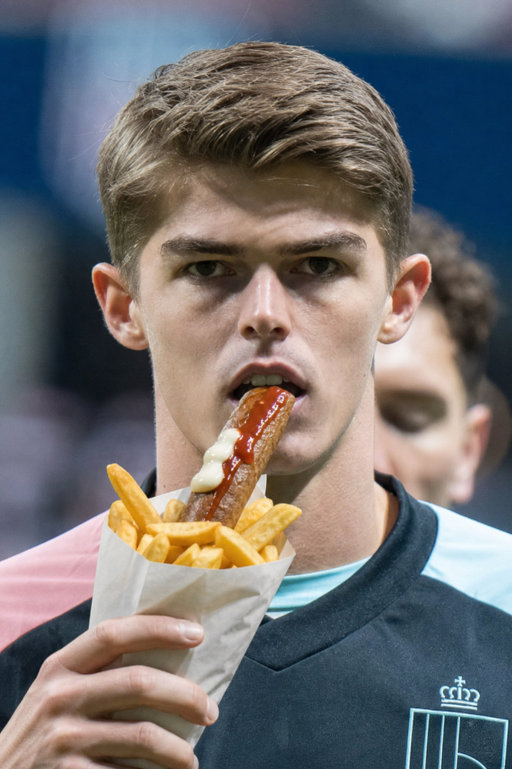
#> input picture assets/sources/018-de-ketelaere-friet-frikandel.png, 1023 x 1538 px (shown at 1/2 size)
$ python render_post_018.py
#> lines starting #> are read from the running program, lines starting #| are printed output that depends on the picture
from pathlib import Path
from PIL import Image, ImageDraw, ImageEnhance, ImageFilter, ImageFont


ROOT = Path(__file__).resolve().parents[1]
SRC = ROOT / "assets" / "sources" / "018-de-ketelaere-friet-frikandel.png"
OUT = ROOT / "assets" / "posts" / "018-de-ketelaere-friet-frikandel.png"

W, H = 1080, 1350
INK = "#111111"
PAPER = "#F5F0E6"
ORANGE = "#F15A24"
YELLOW = "#F2C94C"
WHITE = "#FFFFFF"
MUTED = "#D8D1C4"

GEORGIA_BOLD = "/System/Library/Fonts/Supplemental/Georgia Bold.ttf"
ARIAL = "/System/Library/Fonts/Supplemental/Arial.ttf"
ARIAL_BOLD = "/System/Library/Fonts/Supplemental/Arial Bold.ttf"


def font(path, size):
    return ImageFont.truetype(path, size)


def cover_crop(img, size, vertical_focus=0.5, horizontal_focus=0.5):
    src_w, src_h = img.size
    dst_w, dst_h = size
    scale = max(dst_w / src_w, dst_h / src_h)
    resized = img.resize((round(src_w * scale), round(src_h * scale)), Image.LANCZOS)
    left = round((resized.width - dst_w) * horizontal_focus)
    top = round((resized.height - dst_h) * vertical_focus)
    return resized.crop((left, top, left + dst_w, top + dst_h))


def contain_fit(img, size):
    src_w, src_h = img.size
    dst_w, dst_h = size
    scale = min(dst_w / src_w, dst_h / src_h)
    return img.resize((round(src_w * scale), round(src_h * scale)), Image.LANCZOS)


def wrap(draw, text, face, max_width):
    words = text.split()
    lines = []
    current = ""
    for word in words:
        candidate = word if not current else f"{current} {word}"
        if draw.textbbox((0, 0), candidate, font=face)[2] <= max_width:
            current = candidate
        else:
            if current:
                lines.append(current)
            current = word
    if current:
        lines.append(current)
    return lines


def headline_font(draw, text):
    for size in (56, 52, 48, 44):
        face = font(GEORGIA_BOLD, size)
        lines = wrap(draw, text, face, 940)
        if len(lines) <= 4:
            return face, lines, int(size * 1.18)
    face = font(GEORGIA_BOLD, 42)
    return face, wrap(draw, text, face, 940), 50


def draw_logo(draw, x, y, scale=1.0):
    r = int(42 * scale)
    cx, cy = x + r, y + r
    draw.ellipse((cx - r, cy - r, cx + r, cy + r), fill=PAPER, outline=INK, width=max(3, int(5 * scale)))
    draw.ellipse((cx - r + 8, cy - r + 8, cx + r - 8, cy + r - 8), outline=INK, width=max(1, int(2 * scale)))
    face = font(GEORGIA_BOLD, int(38 * scale))
    box = draw.textbbox((0, 0), "DR", font=face)
    draw.text((cx - (box[2] - box[0]) / 2 - int(2 * scale), cy - int(24 * scale)), "DR", font=face, fill=INK)
    draw.ellipse((cx + int(25 * scale), cy + int(11 * scale), cx + int(35 * scale), cy + int(21 * scale)), fill=ORANGE)
    draw.rectangle((cx - int(14 * scale), cy - int(35 * scale), cx + int(14 * scale), cy - int(31 * scale)), fill=YELLOW)


def draw_stamp(draw):
    draw.rectangle((70, 772, 250, 812), fill=ORANGE)
    draw.text((92, 780), "RUSTMENU", font=font(ARIAL_BOLD, 20), fill=INK)
    draw.rectangle((738, 772, 1010, 826), fill=(17, 17, 17, 215))
    draw.text((760, 786), "2 GOALS, 1 SNACK", font=font(ARIAL_BOLD, 22), fill=PAPER)
    draw.ellipse((962, 784, 992, 814), fill=ORANGE)


def main():
    base = Image.open(SRC).convert("RGB")
#> base is the input picture: PIL image 1023x1538 RGB; mean R, G, B 114.1, 111.2, 111.2
    base = ImageEnhance.Color(base).enhance(1.05)
    base = ImageEnhance.Contrast(base).enhance(1.08)
    base = base.filter(ImageFilter.UnsharpMask(radius=1.0, percent=110, threshold=3))

    img = cover_crop(base, (W, H), vertical_focus=0.52, horizontal_focus=0.5)
#> in cover_crop, `return resized.crop((left, top, left + dst_w, top + dst_h))`:
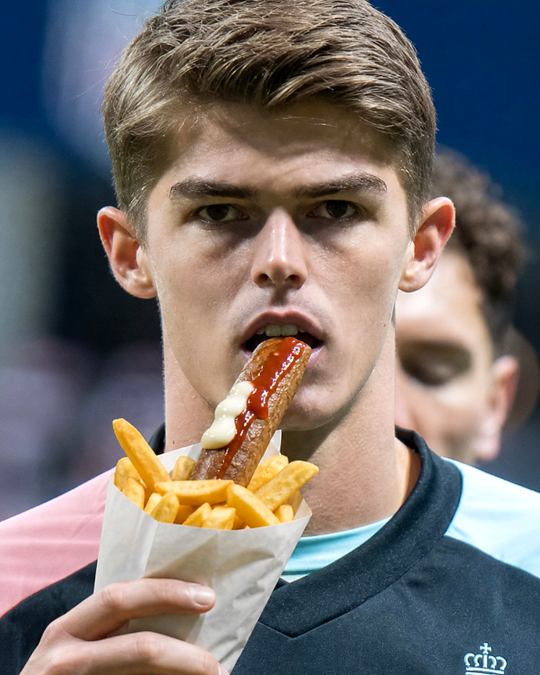
#> returned value: PIL image 1080x1350 RGB (shown at 1/2 size); mean R, G, B 120, 112.5, 109.8
    img = img.filter(ImageFilter.GaussianBlur(radius=9))
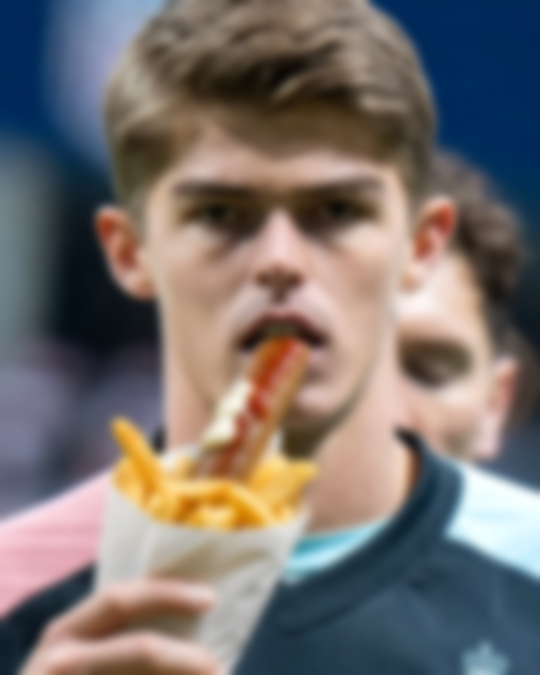
#> img: PIL image 1080x1350 RGB (shown at 1/2 size); mean R, G, B 120, 112.5, 109.8
    img = ImageEnhance.Brightness(img).enhance(0.68)
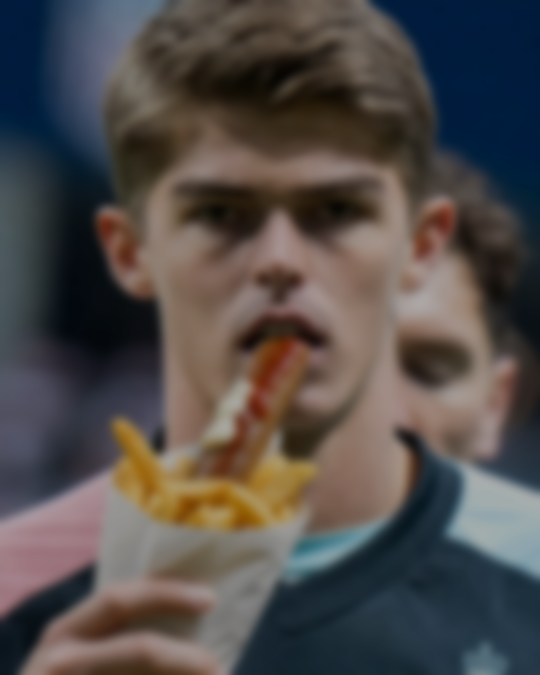
#> img: PIL image 1080x1350 RGB (shown at 1/2 size); mean R, G, B 81.2, 76, 74.2
    draw = ImageDraw.Draw(img, "RGBA")

    draw.rectangle((0, 0, W, 152), fill=(17, 17, 17, 255))
    draw.rectangle((0, 152, W, 850), fill=(0, 0, 0, 35))
    draw.rectangle((0, 850, W, H), fill=(17, 17, 17, 245))

    portrait = contain_fit(base, (600, 690))
#> in contain_fit, `return img.resize((round(src_w * scale), round(src_h * scale)), Image...`:
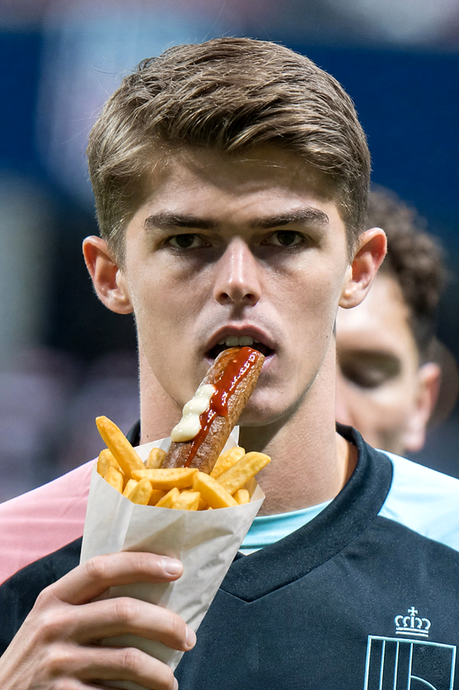
#> returned value: PIL image 459x690 RGB; mean R, G, B 114.2, 110.1, 110.2
    px = (W - portrait.width) // 2
#> px = 310
    py = 168
    img.paste(portrait, (px, py))
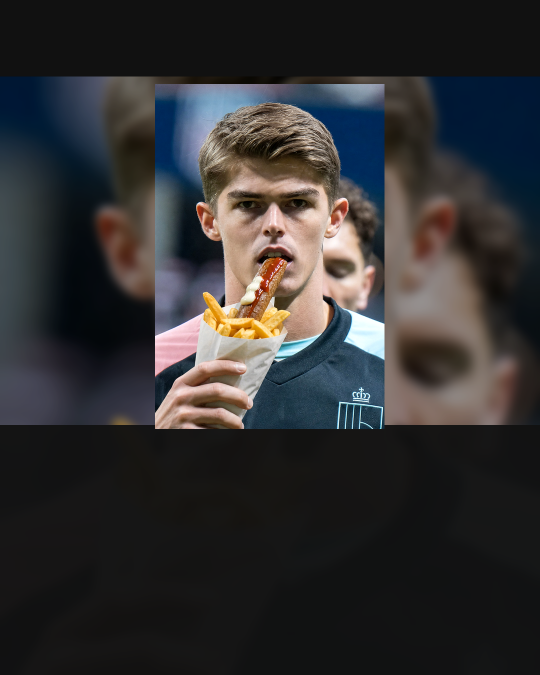
#> img: PIL image 1080x1350 RGB (shown at 1/2 size); mean R, G, B 50, 49, 49.8
    draw.rectangle((px, py, px + portrait.width, py + portrait.height), outline=PAPER, width=6)
    draw.rectangle((0, 742, W, 850), fill=(0, 0, 0, 82))

    draw.text((70, 58), "SPORT", font=font(ARIAL_BOLD, 32), fill=WHITE)
    draw.ellipse((980, 58, 1018, 96), fill=ORANGE)
    draw_stamp(draw)

    headline = "Tijdens de rust wil heel Belgie weten wat De Ketelaere gegeten heeft"
    face, lines, spacing = headline_font(draw, headline)
#> lines = ['Tijdens de rust wil heel Belgie', 'weten wat De Ketelaere gegeten', 'heeft']; spacing = 66
    y = 890
    for line in lines:
        draw.text((70, y), line, font=face, fill=PAPER)
        y += spacing
#> this loop made 3 passes
#> (line, y) on passes 1 to 3: ('Tijdens de rust wil heel Belgie', 956), ('weten wat De Ketelaere gegeten', 1022), ('heeft', 1088)
#> after the loop, y = 1088

    draw.line((70, y + 20, 1010, y + 20), fill=ORANGE, width=5)
    deck_font = font(ARIAL, 28)
    deck = "Het antwoord: frietjes met frikandel."
    deck_y = y + 54
#> deck_y = 1142
    for line in wrap(draw, deck, deck_font, 760):
        draw.text((70, deck_y), line, font=deck_font, fill=MUTED)
        deck_y += 34
#> this loop made 1 pass
#> (line, deck_y) on pass 1: ('Het antwoord: frietjes met frikandel.', 1176)
#> after the loop, deck_y = 1176

    draw_logo(draw, 900, 1222, 0.88)
    draw.text((70, 1282), "DE RAASKALDERIJ", font=font(ARIAL_BOLD, 23), fill=PAPER)
    draw.text((70, 1314), "Ambachtelijk geraas sinds 1836", font=font(ARIAL, 22), fill=MUTED)

    OUT.parent.mkdir(parents=True, exist_ok=True)
    img.save(OUT, quality=96)
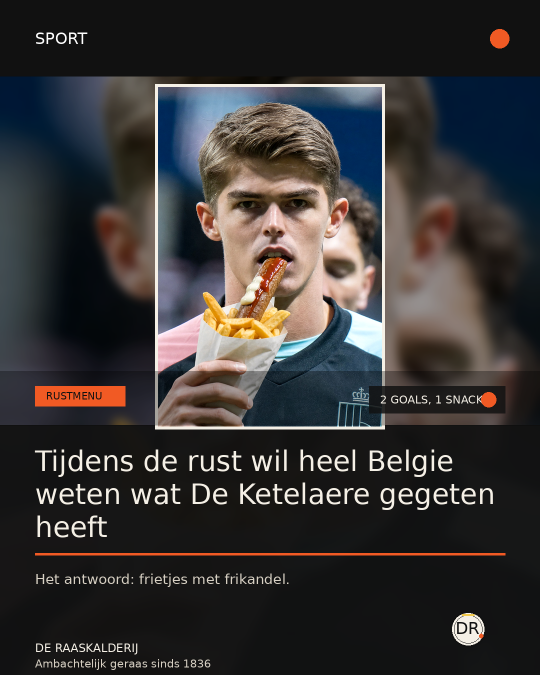
#> saved as 018-de-ketelaere-friet-frikandel.png: PIL image 1080x1350 RGB (shown at 1/2 size); mean R, G, B 55.6, 53, 52.8
    print(OUT)


if __name__ == "__main__":
    main()
